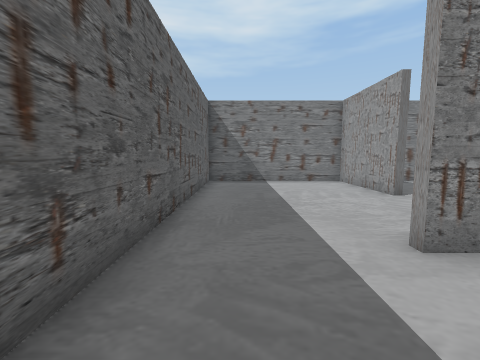
[1] (above)

16 first-person views from a walk through a Unity game level. The camera is 1.3 m above the floor, tilts 6° down and sees 90° across. The floor is counted in squares, 1 m on a side. Each view is taken from the middle of a square. On the plan, view 1 faces up. The plan holds only what a view shows up to about 12 squares ahead; the rest is blank. The player is left out.

[2]
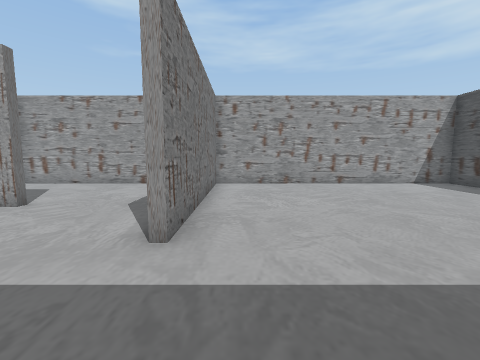

[3]
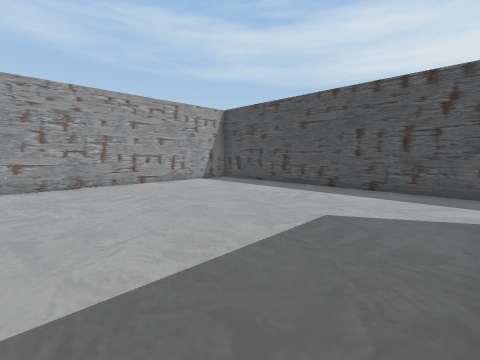

[4]
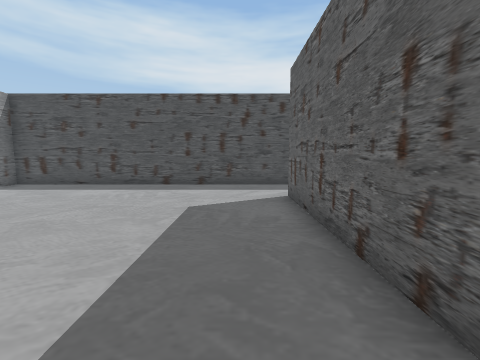

[5]
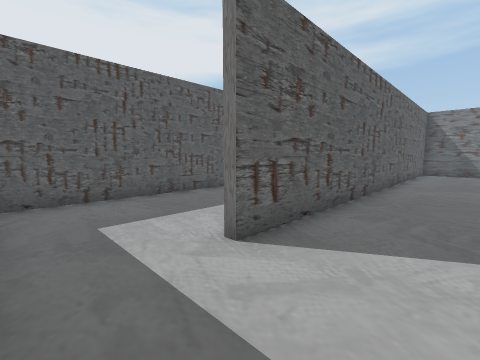

[6]
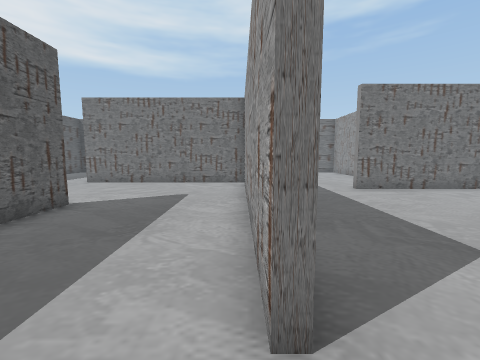

[7]
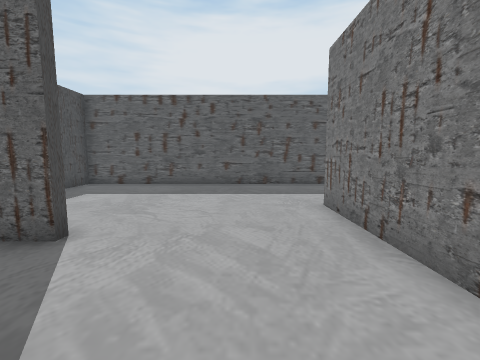

[8]
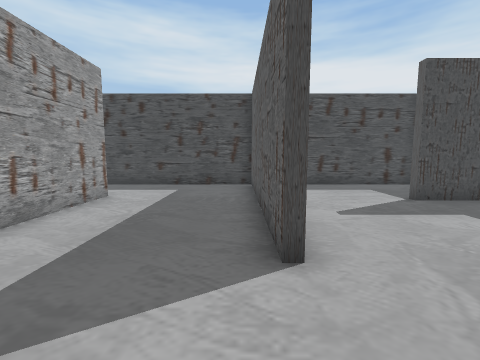

[9]
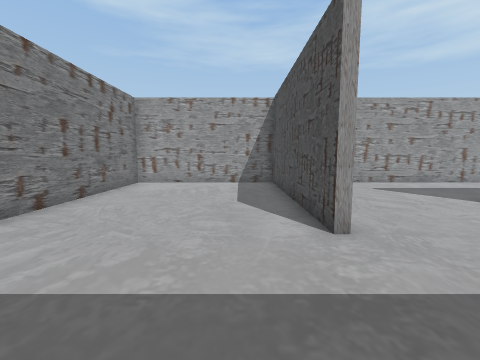

[10]
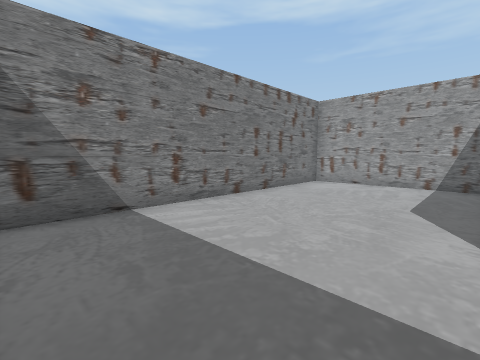

[11]
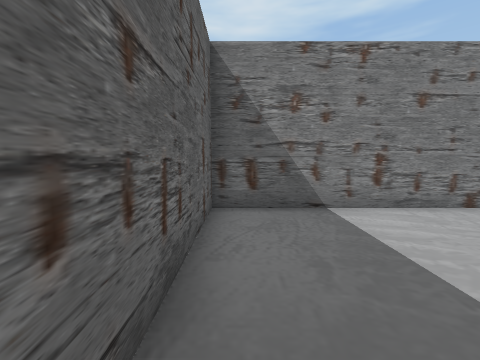

[12]
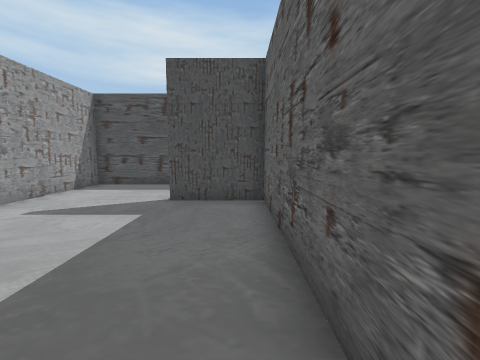

[13]
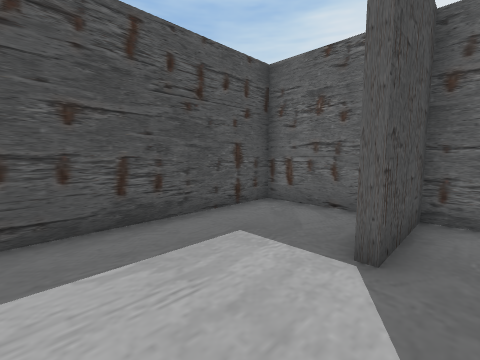

[14]
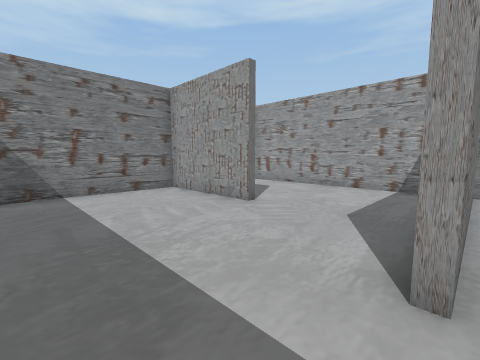

[15]
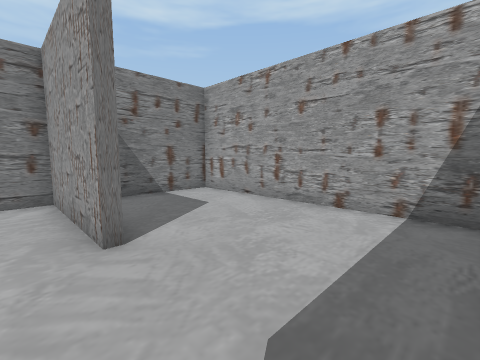

[16]
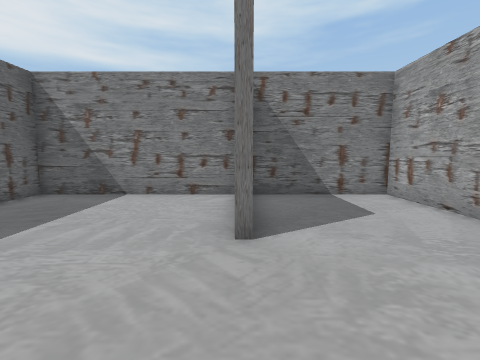

### Floor plan
Points are (right, up) in squares from view 1. A wall is a line through its corners. A room is listed if a view was taken in it or the views show most of it. See-through windows are left out.
Room 1 (views 1, 2, 3, 4, 5, 6, 7, 8, 9, 10, 11, 12, 13, 14, 15, 16)
walls: (-1.8, 5.2) (-9.2, 5.2); (-6.5, 0.2) (-6.5, -7.1); (-1.8, -4.6) (-1.8, 3.5); (4.9, 7.5) (4.9, 11.8) (-1.5, 11.8) (-1.5, -4.6); (-9.2, 5.4) (-1.8, 5.4) (-1.8, 11.8) (-13.7, 11.8) (-13.7, -3.7) (-11, -3.7) (-11, -4.1); (9.8, 3.9) (9.8, 11.8) (5.4, 11.8); (-6.6, -7.5) (9.8, -7.5) (9.8, 3.1) (2.4, 3.1); (-13.7, -4.9) (-13.7, -7.5) (-6.8, -7.5) (-6.8, -3.1)

Positions as (right, up) in squares from view 1, and headings:
1: (0, 0), facing up
2: (-1, 2), facing right
3: (-1, 2), facing down-right
4: (0, 3), facing down
5: (1, -7), facing up-left
6: (-2, -6), facing up
7: (-3, 3), facing left
8: (-6, 3), facing down
9: (-13, 7), facing right
10: (-13, 6), facing up-right
11: (-13, 6), facing up
12: (-13, 3), facing down
13: (-8, -3), facing down-left
14: (0, 3), facing up-right
15: (4, 4), facing up-right
16: (5, 4), facing up
